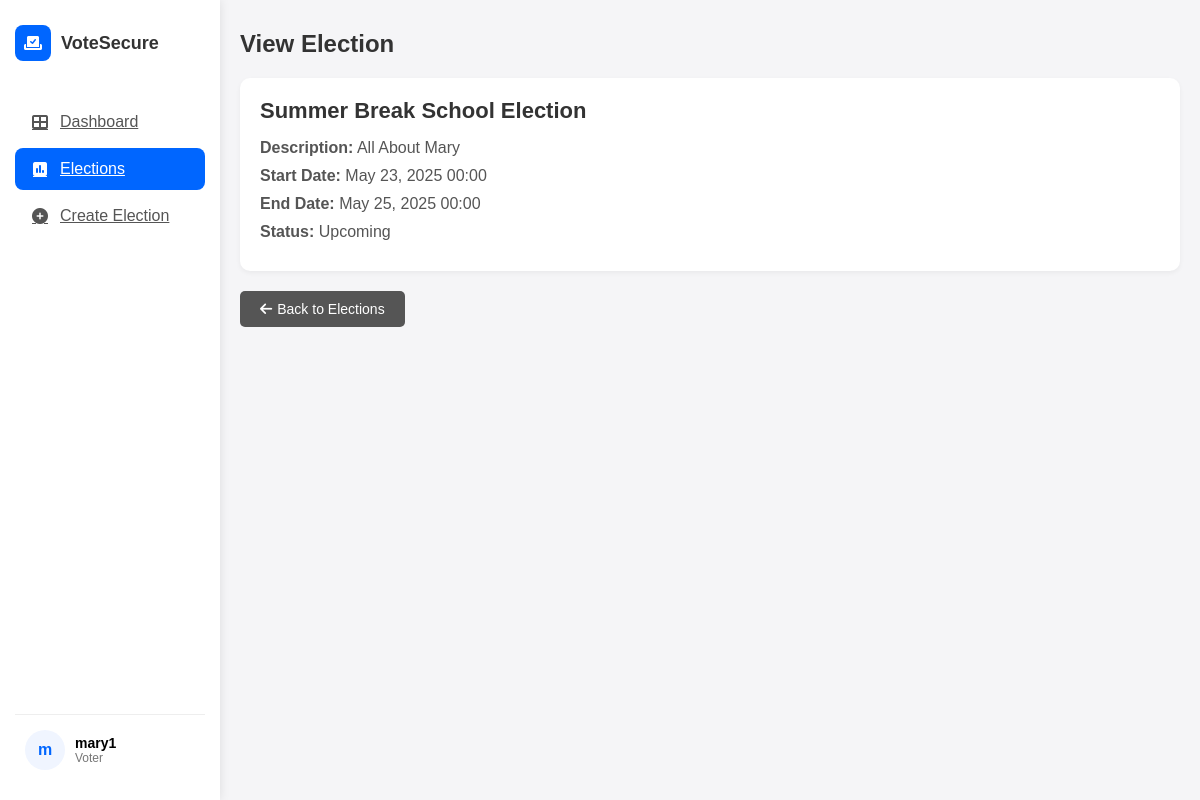
The page /view_election.php?id=6 (signed in) on the database its author committed.
### tables this page shows
CREATE TABLE `users` (
  `id` int(11) NOT NULL AUTO_INCREMENT,
  `username` varchar(50) NOT NULL,
  `email` varchar(100) NOT NULL,
  `password` varchar(255) NOT NULL,
  `created_at` timestamp NULL DEFAULT current_timestamp(),
  `role` varchar(50) NOT NULL DEFAULT 'voter',
  PRIMARY KEY (`id`),
  UNIQUE KEY `username` (`username`),
  UNIQUE KEY `email` (`email`)
);

CREATE TABLE `elections` (
  `id` int(11) NOT NULL AUTO_INCREMENT,
  `title` varchar(255) NOT NULL,
  `description` text DEFAULT NULL,
  `start_date` date NOT NULL,
  `end_date` date NOT NULL,
  `status` enum('active','inactive','upcoming') NOT NULL DEFAULT 'inactive',
  `created_at` timestamp NULL DEFAULT current_timestamp(),
  `created_by` int(11) NOT NULL,
  PRIMARY KEY (`id`)
);

### view_election.php (the view, shortened to what this page needs)
<?php
include 'db_connect.php';
$user_id = $_SESSION['user_id'];
$stmt = $conn->prepare("SELECT username, role FROM users WHERE id = ?");
$stmt->bind_param("i", $user_id);
$stmt->execute();
$result = $stmt->get_result();
$user = $result->fetch_assoc();
$election_id = $_GET['id'];
$election_stmt = $conn->prepare("SELECT * FROM elections WHERE id = ?");
$election_stmt->bind_param("i", $election_id);
$election_stmt->execute();
$election = $election_stmt->get_result()->fetch_assoc();
?>
<!DOCTYPE html>
<html lang="en">
<head>
    <link rel="stylesheet" href="https://cdnjs.cloudflare.com/ajax/libs/font-awesome/6.0.0/css/all.min.css">
</head>
<body>
    <div class="sidebar">
        <div class="logo-container">
            <div class="logo">
                <i class="fas fa-vote-yea"></i>
            </div>
            <div class="logo-text">VoteSecure</div>
        </div>
        <div class="nav-menu">
            <a href="dashboard.php" class="nav-item">
                <i class="fas fa-th-large"></i>
                <span class="nav-text">Dashboard</span>
            </a>
            <a href="elections.php" class="nav-item active">
                <i class="fas fa-poll"></i>
                <span class="nav-text">Elections</span>
            </a>
            <a href="create_election.php" class="nav-item">
                <i class="fas fa-plus-circle"></i>
                <span class="nav-text">Create Election</span>
            </a>
        </div>
        <div class="user-profile">
            <div class="user-avatar">
                <?php
                if ($user) {
                    echo '<div style="width:100%;height:100%;display:flex;justify-content:center;align-items:center;background-color:#f0f5ff;color:#0066ff;font-weight:bold;">' . substr($user['username'], 0, 1) . '</div>';
                } else {
                    echo '<i class="fas fa-user"></i>';
                }
                ?>
            </div>
            <div class="user-info">
                <div class="user-name"><?php echo $user ? $user['username'] : 'User'; ?></div>
                <div class="user-role"><?php echo $user ? ucfirst($user['role']) : 'Role'; ?></div>
            </div>
        </div>
    </div>
    <div class="main-content">
        <div class="header">
            <div class="page-title">View Election</div>
        </div>
        <div class="election-details">
            <h2><?php echo htmlspecialchars($election['title']); ?></h2>
            <p><strong>Description:</strong> <?php echo htmlspecialchars($election['description']); ?></p>
            <p><strong>Start Date:</strong> <?php echo date('M d, Y H:i', strtotime($election['start_date'])); ?></p>
            <p><strong>End Date:</strong> <?php echo date('M d, Y H:i', strtotime($election['end_date'])); ?></p>
            <p><strong>Status:</strong> <?php echo ucfirst($election['status']); ?></p>
        </div>
        <div class="form-actions">
            <a href="elections.php" class="btn btn-secondary">
                <i class="fas fa-arrow-left"></i> Back to Elections
            </a>
        </div>
    </div>
</body>
</html>

### view_election.php (style rules this page uses)
* { margin: 0; padding: 0; box-sizing: border-box; font-family: Arial, sans-serif; }
body { background-color: #f5f5f7; display: flex; min-height: 100vh; }
.sidebar { width: 220px; background-color: white; box-shadow: 0 0 10px rgba(0, 0, 0, 0.1); padding: 15px; display: flex; flex-direction: column; position: fixed; height: 100vh; }
.logo-container { display: flex; align-items: center; padding: 10px 0 20px 0; }
.logo { background-color: #0066ff; color: white; width: 36px; height: 36px; border-radius: 8px; display: flex; justify-content: center; align-items: center; margin-right: 10px; }
.logo-text { font-weight: bold; font-size: 18px; color: #333; }
.nav-menu { margin-top: 20px; flex-grow: 1; }
.nav-item { display: flex; align-items: center; padding: 12px 15px; margin-bottom: 5px; border-radius: 8px; cursor: pointer; color: #555; transition: all 0.3s ease; }
.nav-item.active { background-color: #0066ff; color: white; }
.nav-item i { margin-right: 10px; width: 20px; text-align: center; }
.user-profile { display: flex; align-items: center; padding: 15px 10px; border-top: 1px solid #eee; margin-top: auto; }
.user-avatar { width: 40px; height: 40px; border-radius: 50%; background-color: #ddd; display: flex; justify-content: center; align-items: center; margin-right: 10px; overflow: hidden; }
.user-info { flex-grow: 1; }
.user-name { font-weight: bold; font-size: 14px; }
.user-role { color: #777; font-size: 12px; }
.main-content { flex: 1; margin-left: 220px; padding: 20px; }
.header { display: flex; justify-content: space-between; align-items: center; padding: 10px 0 20px 0; }
.page-title { font-size: 24px; font-weight: bold; color: #333; }
.election-details { background-color: white; border-radius: 10px; padding: 20px; box-shadow: 0 2px 5px rgba(0, 0, 0, 0.05); }
.election-details h2 { font-size: 22px; font-weight: bold; color: #333; margin-bottom: 15px; }
.election-details p { font-size: 16px; color: #555; margin-bottom: 10px; }
.form-actions { margin-top: 20px; }
.btn { padding: 10px 20px; border-radius: 5px; font-size: 14px; display: inline-flex; align-items: center; cursor: pointer; text-decoration: none; color: white; background-color: #0066ff; border: none; transition: background-color 0.3s ease; }
.btn i { margin-right: 5px; }
.btn-secondary { background-color: #555; }

### rows shown on the page
users: username "m", username "mary1", role "Voter"
elections: title "Summer Break School Election", description "All About Mary", start_date "May 23, 2025 00:00", end_date "May 25, 2025 00:00", status "Upcoming"
